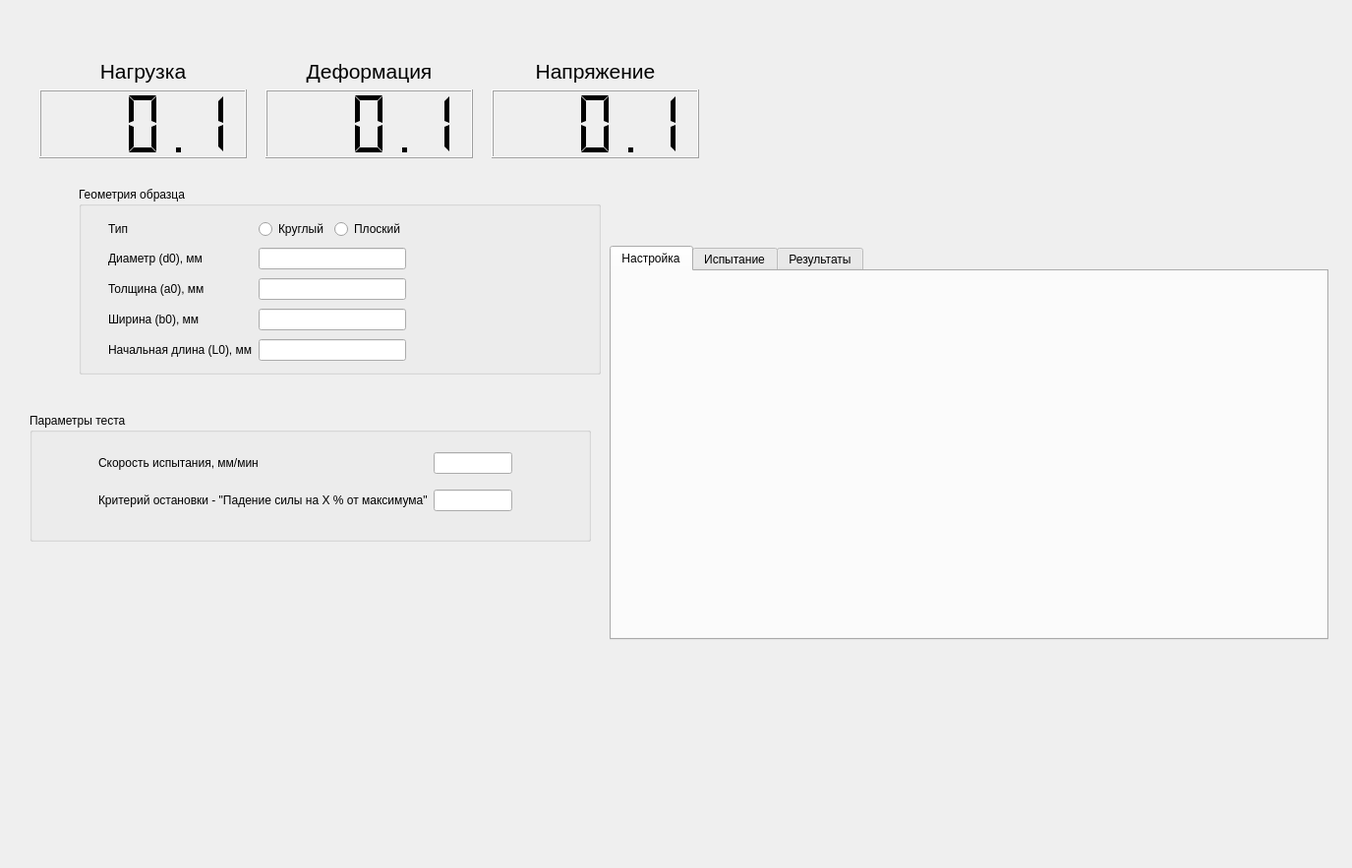
<?xml version="1.0" encoding="UTF-8"?>
<ui version="4.0">
 <class>Iso6892Form</class>
 <widget class="QWidget" name="Iso6892Form">
  <property name="geometry">
   <rect>
    <x>0</x>
    <y>0</y>
    <width>1375</width>
    <height>883</height>
   </rect>
  </property>
  <property name="windowTitle">
   <string>Form</string>
  </property>
  <widget class="QTabWidget" name="tabWidget">
   <property name="geometry">
    <rect>
     <x>620</x>
     <y>250</y>
     <width>731</width>
     <height>401</height>
    </rect>
   </property>
   <property name="currentIndex">
    <number>0</number>
   </property>
   <widget class="QWidget" name="tab">
    <attribute name="title">
     <string>Настройка</string>
    </attribute>
   </widget>
   <widget class="QWidget" name="tab_2">
    <attribute name="title">
     <string>Испытание</string>
    </attribute>
   </widget>
   <widget class="QWidget" name="tab_3">
    <attribute name="title">
     <string>Результаты</string>
    </attribute>
   </widget>
  </widget>
  <widget class="QWidget" name="layoutWidget">
   <property name="geometry">
    <rect>
     <x>40</x>
     <y>60</y>
     <width>211</width>
     <height>101</height>
    </rect>
   </property>
   <layout class="QVBoxLayout" name="verticalLayout">
    <item>
     <widget class="QLabel" name="label">
      <property name="sizePolicy">
       <sizepolicy hsizetype="Preferred" vsizetype="Fixed">
        <horstretch>0</horstretch>
        <verstretch>0</verstretch>
       </sizepolicy>
      </property>
      <property name="font">
       <font>
        <pointsize>16</pointsize>
       </font>
      </property>
      <property name="text">
       <string>Нагрузка</string>
      </property>
      <property name="alignment">
       <set>Qt::AlignCenter</set>
      </property>
     </widget>
    </item>
    <item>
     <widget class="QLCDNumber" name="lcdNumber">
      <property name="segmentStyle">
       <enum>QLCDNumber::Flat</enum>
      </property>
      <property name="value" stdset="0">
       <double>0.100000000000000</double>
      </property>
     </widget>
    </item>
   </layout>
  </widget>
  <widget class="QWidget" name="layoutWidget_2">
   <property name="geometry">
    <rect>
     <x>500</x>
     <y>60</y>
     <width>211</width>
     <height>101</height>
    </rect>
   </property>
   <layout class="QVBoxLayout" name="verticalLayout_3">
    <item>
     <widget class="QLabel" name="label_3">
      <property name="sizePolicy">
       <sizepolicy hsizetype="Preferred" vsizetype="Fixed">
        <horstretch>0</horstretch>
        <verstretch>0</verstretch>
       </sizepolicy>
      </property>
      <property name="font">
       <font>
        <pointsize>16</pointsize>
       </font>
      </property>
      <property name="text">
       <string>Напряжение</string>
      </property>
      <property name="alignment">
       <set>Qt::AlignCenter</set>
      </property>
     </widget>
    </item>
    <item>
     <widget class="QLCDNumber" name="lcdNumber_3">
      <property name="segmentStyle">
       <enum>QLCDNumber::Flat</enum>
      </property>
      <property name="value" stdset="0">
       <double>0.100000000000000</double>
      </property>
     </widget>
    </item>
   </layout>
  </widget>
  <widget class="QWidget" name="layoutWidget_3">
   <property name="geometry">
    <rect>
     <x>270</x>
     <y>60</y>
     <width>211</width>
     <height>101</height>
    </rect>
   </property>
   <layout class="QVBoxLayout" name="verticalLayout_2">
    <item>
     <widget class="QLabel" name="label_2">
      <property name="sizePolicy">
       <sizepolicy hsizetype="Preferred" vsizetype="Fixed">
        <horstretch>0</horstretch>
        <verstretch>0</verstretch>
       </sizepolicy>
      </property>
      <property name="font">
       <font>
        <pointsize>16</pointsize>
       </font>
      </property>
      <property name="text">
       <string>Деформация</string>
      </property>
      <property name="alignment">
       <set>Qt::AlignCenter</set>
      </property>
     </widget>
    </item>
    <item>
     <widget class="QLCDNumber" name="lcdNumber_2">
      <property name="segmentStyle">
       <enum>QLCDNumber::Flat</enum>
      </property>
      <property name="value" stdset="0">
       <double>0.100000000000000</double>
      </property>
     </widget>
    </item>
   </layout>
  </widget>
  <widget class="QGroupBox" name="groupBox">
   <property name="geometry">
    <rect>
     <x>80</x>
     <y>190</y>
     <width>531</width>
     <height>191</height>
    </rect>
   </property>
   <property name="title">
    <string>Геометрия образца</string>
   </property>
   <widget class="QWidget" name="gridLayoutWidget">
    <property name="geometry">
     <rect>
      <x>30</x>
      <y>30</y>
      <width>441</width>
      <height>151</height>
     </rect>
    </property>
    <layout class="QGridLayout" name="gridLayout">
     <item row="3" column="0">
      <widget class="QLabel" name="label_7">
       <property name="text">
        <string>Ширина (b0), мм</string>
       </property>
      </widget>
     </item>
     <item row="1" column="1">
      <widget class="QLineEdit" name="lineEdit"/>
     </item>
     <item row="1" column="0">
      <widget class="QLabel" name="label_5">
       <property name="text">
        <string>Диаметр (d0), мм</string>
       </property>
      </widget>
     </item>
     <item row="3" column="1">
      <widget class="QLineEdit" name="lineEdit_3"/>
     </item>
     <item row="2" column="0">
      <widget class="QLabel" name="label_6">
       <property name="text">
        <string>Толщина (a0), мм</string>
       </property>
      </widget>
     </item>
     <item row="0" column="0">
      <widget class="QLabel" name="label_4">
       <property name="text">
        <string>Тип</string>
       </property>
      </widget>
     </item>
     <item row="4" column="0">
      <widget class="QLabel" name="label_8">
       <property name="text">
        <string>Начальная длина (L0), мм</string>
       </property>
      </widget>
     </item>
     <item row="2" column="1">
      <widget class="QLineEdit" name="lineEdit_2"/>
     </item>
     <item row="4" column="1">
      <widget class="QLineEdit" name="lineEdit_4"/>
     </item>
     <item row="0" column="1">
      <layout class="QHBoxLayout" name="horizontalLayout">
       <item>
        <widget class="QRadioButton" name="radioButton">
         <property name="text">
          <string>Круглый</string>
         </property>
        </widget>
       </item>
       <item>
        <widget class="QRadioButton" name="radioButton_2">
         <property name="text">
          <string>Плоский</string>
         </property>
        </widget>
       </item>
      </layout>
     </item>
     <item row="0" column="2">
      <spacer name="horizontalSpacer">
       <property name="orientation">
        <enum>Qt::Horizontal</enum>
       </property>
       <property name="sizeHint" stdset="0">
        <size>
         <width>40</width>
         <height>20</height>
        </size>
       </property>
      </spacer>
     </item>
    </layout>
   </widget>
  </widget>
  <widget class="QGroupBox" name="groupBox_2">
   <property name="geometry">
    <rect>
     <x>30</x>
     <y>420</y>
     <width>571</width>
     <height>131</height>
    </rect>
   </property>
   <property name="title">
    <string>Параметры теста</string>
   </property>
   <widget class="QWidget" name="gridLayoutWidget_3">
    <property name="geometry">
     <rect>
      <x>70</x>
      <y>30</y>
      <width>421</width>
      <height>80</height>
     </rect>
    </property>
    <layout class="QGridLayout" name="gridLayout_3">
     <item row="1" column="0">
      <widget class="QLabel" name="label_15">
       <property name="text">
        <string>Критерий остановки - &quot;Падение силы на X % от максимума&quot;</string>
       </property>
      </widget>
     </item>
     <item row="0" column="0">
      <widget class="QLabel" name="label_14">
       <property name="text">
        <string>Скорость испытания, мм/мин</string>
       </property>
      </widget>
     </item>
     <item row="0" column="1">
      <widget class="QLineEdit" name="lineEdit_9"/>
     </item>
     <item row="1" column="1">
      <widget class="QLineEdit" name="lineEdit_10"/>
     </item>
    </layout>
   </widget>
  </widget>
 </widget>
 <resources/>
 <connections/>
</ui>
